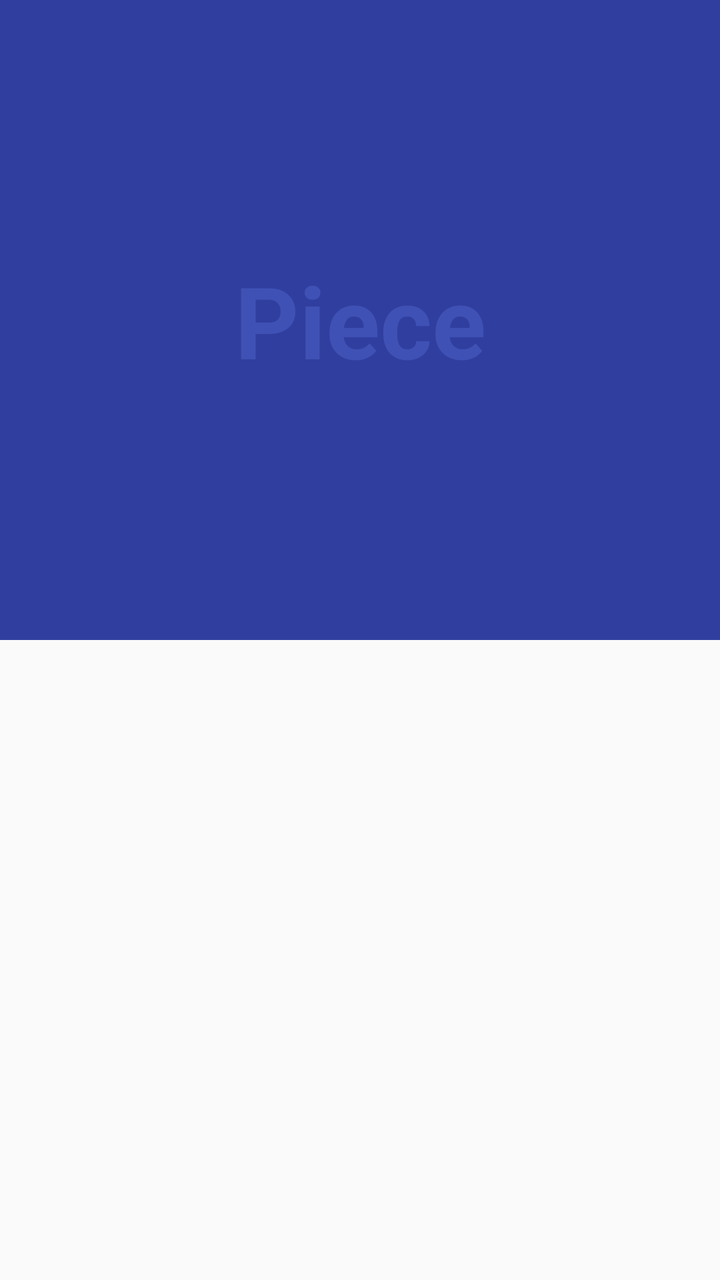
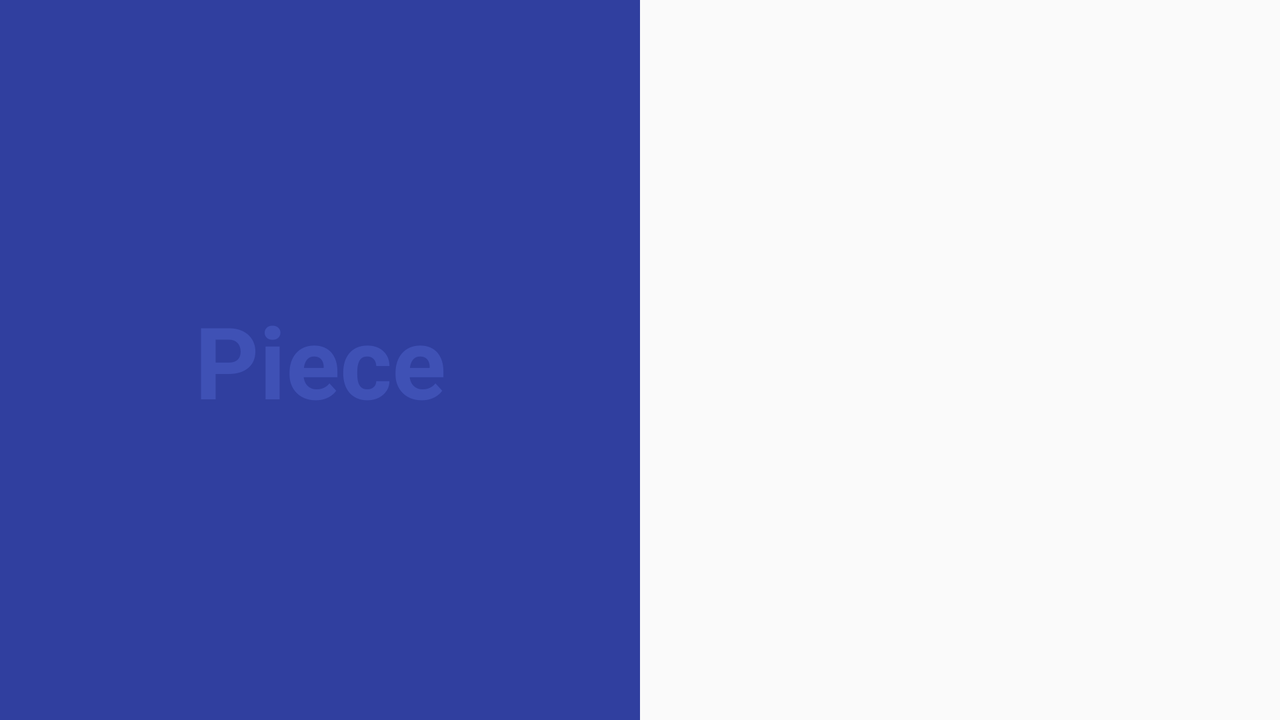

Compare how this app lays out the same screen by default and in its alternative resource folder. The renders come first, then the two layout files and the values they reference.
<!-- AndroidManifest.xml: application theme AppTheme -->
<!-- res/layout/activity_register.xml -->
<?xml version="1.0" encoding="utf-8"?>
<LinearLayout xmlns:android="http://schemas.android.com/apk/res/android"
    xmlns:tools="http://schemas.android.com/tools"
    android:layout_width="match_parent"
    android:layout_height="match_parent"
    android:orientation="vertical"
    tools:context=".controller.LoginRegister.RegisterActivity">

    
    <ProgressBar
        android:id="@+id/login_progress"
        style="?android:attr/progressBarStyle"
        android:layout_width="wrap_content"
        android:layout_height="wrap_content"
        android:layout_marginBottom="8dp"
        android:visibility="gone" />

    <LinearLayout
        android:layout_width="match_parent"
        android:layout_height="0dp"
        android:layout_weight="1"
        android:background="@color/colorPrimaryDark">

        <TextView
            android:layout_width="match_parent"
            android:layout_height="match_parent"
            android:gravity="center"
            android:keepScreenOn="true"
            android:text="@string/app_name"
            android:textColor="@color/colorPrimary"
            android:textSize="50sp"
            android:textStyle="bold" />
    </LinearLayout>

    <ScrollView
        android:id="@+id/register_form"
        android:layout_width="match_parent"
        android:layout_height="0dp"
        android:layout_weight="1"
        android:paddingLeft="@dimen/activity_horizontal_margin"
        android:paddingRight="@dimen/activity_horizontal_margin"
        android:paddingTop="@dimen/activity_vertical_margin">

        <FrameLayout
            android:id="@+id/content_frame"
            android:layout_width="match_parent"
            android:layout_height="wrap_content">

        </FrameLayout>

    </ScrollView>
</LinearLayout>
<!-- resources referenced by this layout -->
<resources>
  <color name="colorPrimary">#3F51B5</color>
  <color name="colorPrimaryDark">#303F9F</color>
  <dimen name="activity_horizontal_margin">16dp</dimen>
  <dimen name="activity_vertical_margin">16dp</dimen>
  <string name="app_name">Piece</string>
  <style name="AppTheme" parent="Theme.AppCompat.Light.NoActionBar">
          
          <item name="colorPrimary">@color/colorPrimary</item>
          <item name="colorPrimaryDark">@color/colorPrimaryDark</item>
          <item name="colorAccent">@color/colorAccent</item>
      </style>
  <color name="colorAccent">#FF4081</color>
</resources>
<!-- res/layout-land/activity_register.xml (the repository's variant of the layout above) -->
<!-- drawn on the phone turned sideways -->
<?xml version="1.0" encoding="utf-8"?>
<LinearLayout xmlns:android="http://schemas.android.com/apk/res/android"
    xmlns:tools="http://schemas.android.com/tools"
    android:layout_width="match_parent"
    android:layout_height="match_parent"
    android:orientation="horizontal"
    tools:context=".controller.LoginRegister.RegisterActivity">

    
    <ProgressBar
        android:id="@+id/login_progress"
        style="?android:attr/progressBarStyle"
        android:layout_width="wrap_content"
        android:layout_height="wrap_content"
        android:layout_marginBottom="8dp"
        android:visibility="gone" />

    <LinearLayout
        android:layout_width="0dp"
        android:layout_height="match_parent"
        android:layout_weight="1"
        android:background="@color/colorPrimaryDark">

        <TextView
            android:layout_width="match_parent"
            android:layout_height="match_parent"
            android:gravity="center"
            android:keepScreenOn="true"
            android:text="@string/app_name"
            android:textColor="@color/colorPrimary"
            android:textSize="50sp"
            android:textStyle="bold" />
    </LinearLayout>

    <ScrollView
        android:id="@+id/register_form"
        android:layout_width="0dp"
        android:layout_height="match_parent"
        android:layout_weight="1"
        android:paddingBottom="@dimen/activity_vertical_margin"
        android:paddingLeft="@dimen/activity_horizontal_margin"
        android:paddingRight="@dimen/activity_horizontal_margin"
        android:paddingTop="@dimen/activity_vertical_margin">

        <FrameLayout
            android:id="@+id/content_frame"
            android:layout_width="match_parent"
            android:layout_height="wrap_content">

        </FrameLayout>

    </ScrollView>
</LinearLayout>
